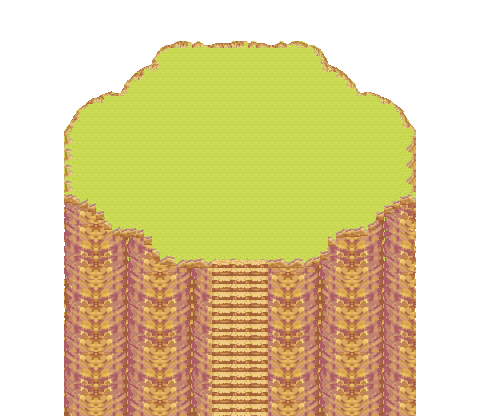
#> input picture experiments/reverie-atelier-post-057/cliff/cliff-bordures-transparent.png, 480 x 416 px, found by its file name
$ python construire-jour-crepuscule.py
#> lines starting #> are read from the running program, lines starting #| are printed output that depends on the picture; after the words box and inside, x2 and y2 are one past the last pixel; in counts of white or black regions, pixels touching at a corner belong together
from pathlib import Path
from PIL import Image
import numpy as np,json
from scipy import ndimage
from collections import Counter
R=Path('/home/user/chantier-cliff-bordures');B=Path('/home/user/chantier-cliff-bordures');W,H=480,520
terrain=Image.open(B/'cliff-bordures-transparent.png').convert('RGBA');td=np.array(terrain);vis=td[:,:,3]>0;td[:,:,:3][vis]=(td[:,:,:3][vis].astype(float)*[.70,.57,.68]).astype('uint8');terr_dusk=Image.fromarray(td)
#> further down, terrain is the input picture: PIL image 480x416 RGBA; mean R, G, B, A 122.4, 107.9, 54.8, 156.2
#> after `vis = td[:, :, 3] > 0`:
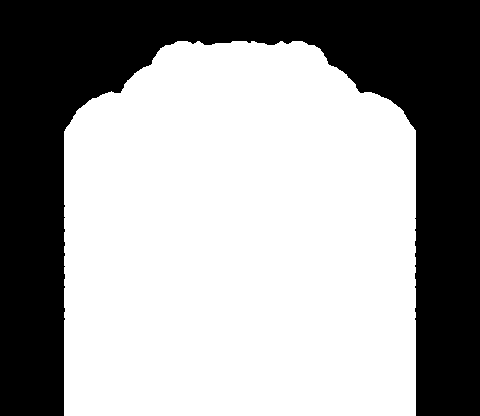
#> vis: shape (416, 480) bool; 61.2% white; 1 black region, box (x1, y1, x2, y2) and area: (0, 0, 480, 416) 77404
#> after `td[:, :, :3][vis] = (td[:, :, :3][vis].astype(float) * [0.7, 0.57, 0.6`:
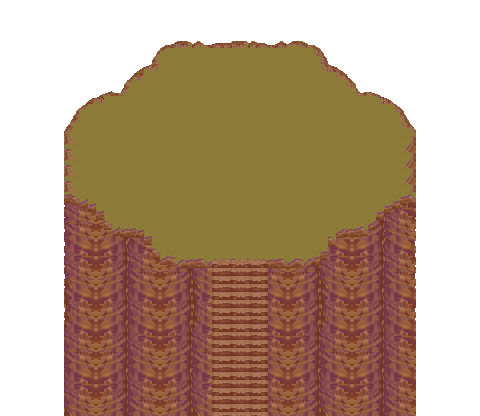
#> td: shape (416, 480, 4); mean R, G, B, A 85.4, 61.4, 37, 156.2; transparent parts drawn white
# Ciel T00P04A : reconstruire les régions cachées par la guilde à partir
# des couleurs réellement présentes dans chaque rangée et de leur alternance.
#> (the run stopped early here; a loop or call above may not have finished)

$ run again, with experiments/reverie-atelier-post-057/cliff/01-parois.png copied over experiments/reverie-atelier-post-057/cliff/cliff-bordures-transparent.png
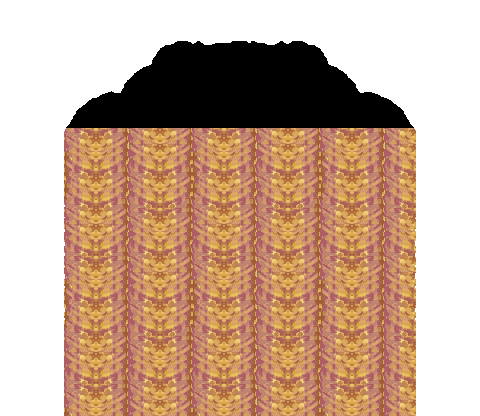
#> input picture experiments/reverie-atelier-post-057/cliff/01-parois.png, 480 x 416 px, found by its file name
#> terrain is the input picture: PIL image 480x416 RGBA; mean R, G, B, A 136.2, 94.9, 65.8, 156.2
#> vis: shape (416, 480) bool; 61.2% white; 1 black region, box (x1, y1, x2, y2) and area: (0, 0, 480, 416) 77404
#> `td[:, :, :3][vis] = (td[:, :, :3][vis].astype(float) * [0.7, 0.57, 0.6`:
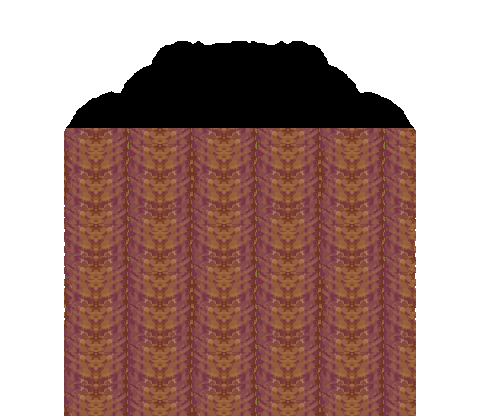
#> td: shape (416, 480, 4); mean R, G, B, A 105.9, 64.8, 50.1, 156.2; transparent parts drawn white
